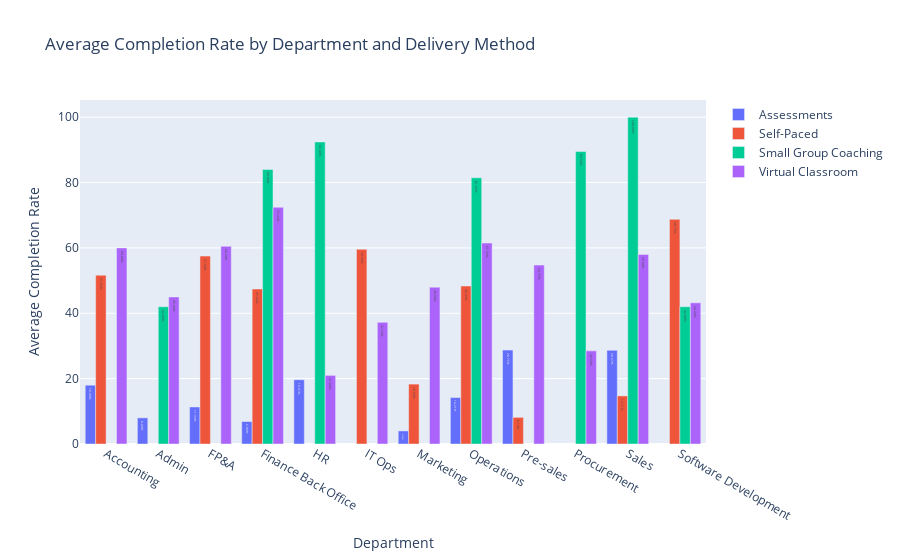

This figure's notebook cell:
### Code cell
# Calculate average completion rate for each department and delivery method
avg_completion_rate = df.groupby(['Department', 'Delivery Methods'])['Completion Rate'].mean().unstack()

# Create traces for each delivery method
data = []
for method in avg_completion_rate.columns:
    trace = go.Bar(
        x=avg_completion_rate.index,
        y=avg_completion_rate[method],
        name=method,
        text=[f'{rate:.2f}%' for rate in avg_completion_rate[method]],
        textposition='inside',
        hoverinfo='x+text',
    )
    data.append(trace)

# Set layout
layout = go.Layout(
    title='Average Completion Rate by Department and Delivery Method',
    xaxis=dict(title='Department'),
    yaxis=dict(title='Average Completion Rate'),
    barmode='group',
)

# Create figure
fig = go.Figure(data=data, layout=layout)

# Show plot
fig.show()

### Figure 1 — Plotly figure (JSON) as saved in the notebook; plotly's stock layout.template omitted (floating-point values rounded to 4 significant figures)
{"data": [{"hoverinfo": "x+text", "name": "Assessments", "text": ["18.00%", "8.00%", "11.33%", "6.88%", "19.67%", "nan%", "4.00%", "14.21%", "28.75%", "nan%", "28.67%", "nan%"], "textposition": "inside", "type": "bar", "x": ["Accounting", "Admin", "FP&A", "Finance Back Office", "HR", "IT Ops", "Marketing", "Operations", "Pre-sales", "Procurement", "Sales", "Software Development"], "y": [18, 8, 11.33, 6.875, 19.67, null, 4, 14.21, 28.75, null, 28.67, null]}, {"hoverinfo": "x+text", "name": "Self-Paced", "text": ["51.65%", "nan%", "57.50%", "47.42%", "nan%", "59.58%", "18.33%", "48.33%", "8.14%", "nan%", "14.71%", "68.75%"], "textposition": "inside", "type": "bar", "x": ["Accounting", "Admin", "FP&A", "Finance Back Office", "HR", "IT Ops", "Marketing", "Operations", "Pre-sales", "Procurement", "Sales", "Software Development"], "y": [51.65, null, 57.5, 47.42, null, 59.58, 18.33, 48.33, 8.143, null, 14.71, 68.75]}, {"hoverinfo": "x+text", "name": "Small Group Coaching", "text": ["nan%", "42.00%", "nan%", "84.00%", "92.43%", "nan%", "nan%", "81.45%", "nan%", "89.50%", "100.00%", "42.00%"], "textposition": "inside", "type": "bar", "x": ["Accounting", "Admin", "FP&A", "Finance Back Office", "HR", "IT Ops", "Marketing", "Operations", "Pre-sales", "Procurement", "Sales", "Software Development"], "y": [null, 42, null, 84, 92.43, null, null, 81.45, null, 89.5, 100, 42]}, {"hoverinfo": "x+text", "name": "Virtual Classroom", "text": ["60.00%", "45.00%", "60.50%", "72.44%", "21.00%", "37.24%", "48.00%", "61.50%", "54.75%", "28.50%", "58.00%", "43.20%"], "textposition": "inside", "type": "bar", "x": ["Accounting", "Admin", "FP&A", "Finance Back Office", "HR", "IT Ops", "Marketing", "Operations", "Pre-sales", "Procurement", "Sales", "Software Development"], "y": [60, 45, 60.5, 72.44, 21, 37.24, 48, 61.5, 54.75, 28.5, 58, 43.2]}], "layout": {"barmode": "group", "title": {"text": "Average Completion Rate by Department and Delivery Method"}, "xaxis": {"title": {"text": "Department"}}, "yaxis": {"title": {"text": "Average Completion Rate"}}}}
